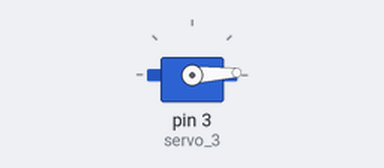
Recording of a sketch running on a simulated Arduino Uno, built with avr-gcc and run on an emulated ATmega328P. Parts: servo.

Above: at 0.05 s.
At 0.45 s:
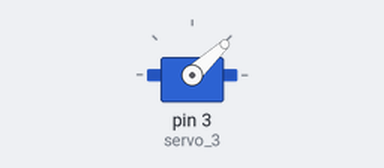
At 0.9 s:
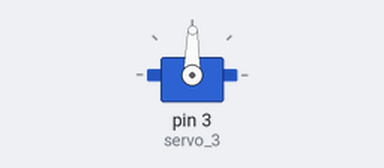
At 1.8 s:
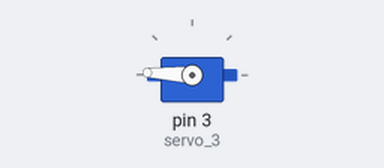
Timing chart, 0 to 4.2 s (numbered marks = the images above):
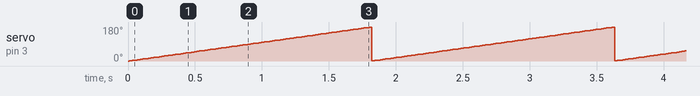

The sketch:

servoMotor.ino
```cpp
//서보모터 라이브러리 불러옴
#include <Servo.h>

//for문 사용 카운터
int i = 0;

Servo servo_3; //서보모터 이름정해줌

void setup()
{
  //3번핀에 모터값 등록
  servo_3.attach(3);
}

void loop()
{
 for(i=0; i<180; i += 1){
 	//서보모터 움직이는 값 적용
    servo_3.write(i);
    delay(10);
  }


 /* 간단한 움직임 해보기
 //일반적으로 180도 까지 움직임

 servo_3.write(0);  //0도로 설정
 delay(500);

 servo_3.write(30); //30도 설정
 delay(500);

 servo_3.write(60); //60도 설정
 delay(500);

 servo_3.write(90); //90도 설정
 delay(500);

  */

}
```

Measured:
- by itself, servo on pin 3 (servo_3): ramps from 1° to 179° and jumps back, once every 1.8 s
